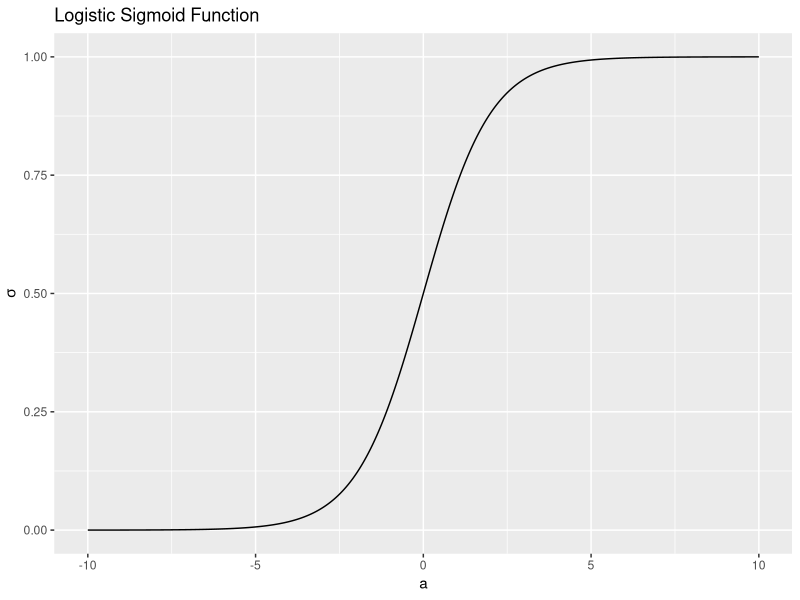
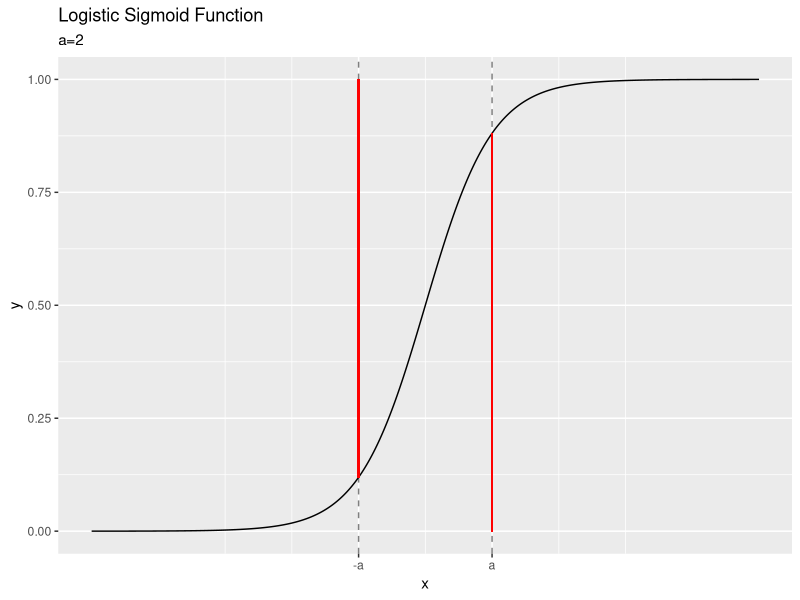
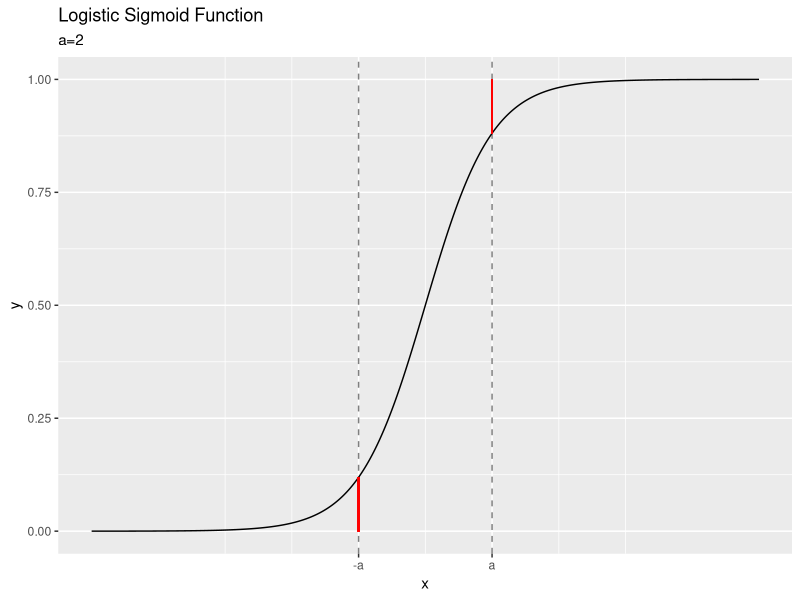
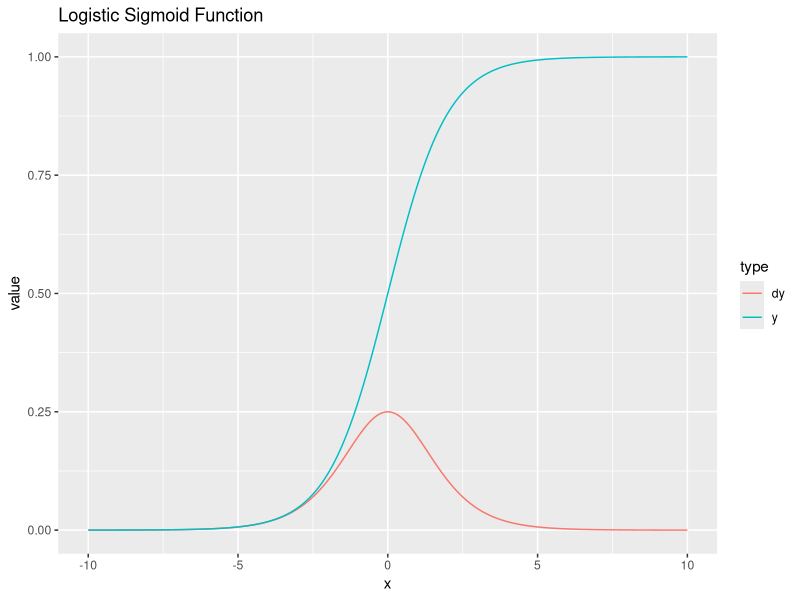
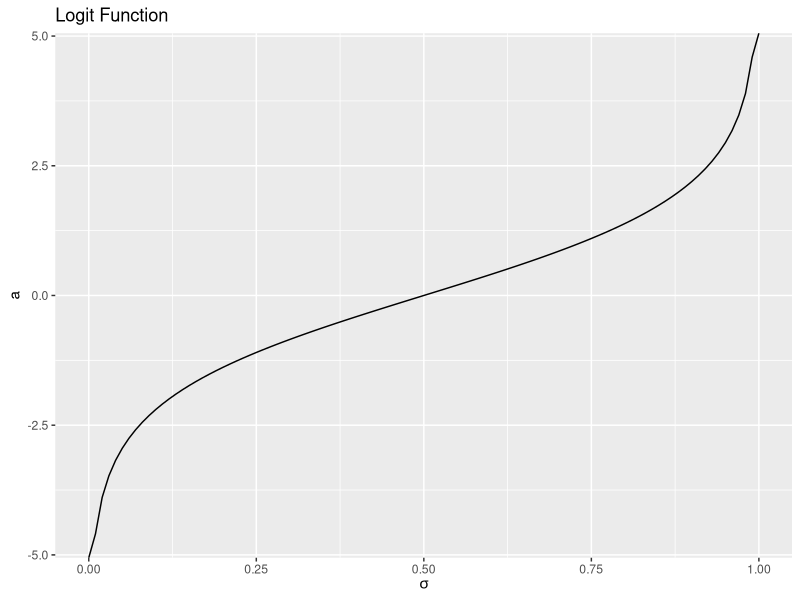

Generate these figures, in order, with R:

# ch4.2.0 ロジスティックシグモイド関数 ----------------------------------------------------------

# 4.2.0項で利用するパッケージ
library(tidyverse)


# ・ロジスティックシグモイド関数 ----------------------------------------------------------

# ロジスティックシグモイド関数を計算
sigmoid_df <- tidyr::tibble(
  a = seq(-10, 10, by = 0.05), # x軸の範囲を指定
  sigma = 1 / (1 + exp(-a))
)

# ロジスティックシグモイド関数を作図
ggplot(sigmoid_df, aes(x = a, y = sigma)) + 
  geom_line() + 
  labs(title = "Logistic Sigmoid Function", 
       y = expression(sigma))


### 対称性 -----

# シグモイド関数を作成
sigmoid <- function(a) {
  y <- 1 / (1 + exp(-a))
  return(y)
}

# 入力の値を指定
a <- 2

# 対称性をグラフで確認
ggplot(sigmoid_df, aes(x = a, y = sigma)) + 
  geom_line() + # シグモイド関数
  geom_vline(xintercept = -a, alpha = 0.5, linetype = "dashed") + # x = -aの補助線
  geom_vline(xintercept = a, alpha = 0.5, linetype = "dashed") + # x = aの補助線
  geom_linerange(x = -a, ymin = sigmoid(-a), ymax = 1, color = "red") + # 1 - σ(-a)の線分
  geom_linerange(x = a, ymin = 0, ymax = sigmoid(a), color = "red") + # σ(a)の線分
  scale_x_continuous(breaks = c(-a, a), labels = c("-a", "a")) + # x軸ラベル
  labs(title = "Logistic Sigmoid Function", 
       subtitle = paste0("a=", a), 
       x = "x", y = "y")

# 対称性をグラフで確認
ggplot(sigmoid_df, aes(x = a, y = sigma)) + 
  geom_line() + # シグモイド関数
  geom_vline(xintercept = -a, alpha = 0.5, linetype = "dashed") + # x = -aの補助線
  geom_vline(xintercept = a, alpha = 0.5, linetype = "dashed") + # x = aの補助線
  geom_linerange(x = -a, ymin = 0, ymax = sigmoid(-a), color = "red") + # σ(-a)の線分
  geom_linerange(x = a, ymin = sigmoid(a), ymax = 1, color = "red") + # 1 - σ(a)の線分
  scale_x_continuous(breaks = c(-a, a), labels = c("-a", "a")) + # x軸ラベル
  labs(title = "Logistic Sigmoid Function", 
       subtitle = paste0("a=", a), 
       x = "x", y = "y")


### 微分 -----

# ロジスティックシグモイド関数を計算
sigmoid_df <- tidyr::tibble(
  x = seq(-10, 10, by = 0.05), # 入力の範囲を指定
  y = 1 / (1 + exp(-x)), # 出力
  dy = y * (1 - y) # 微分
) %>% 
  tidyr::pivot_longer(cols = !x, names_to = "type", values_to = "value") #  縦長のデータフレームに変換

# ロジスティックシグモイド関数を作図
ggplot(sigmoid_df, aes(x = x, y = value, color = type)) + 
  geom_line() + 
  labs(title = "Logistic Sigmoid Function")


# ・ロジット関数 -----------------------------------------------------------------

# ロジット関数を計算
logit_df <- tidyr::tibble(
  sigma = seq(0, 1, by = 0.01), # 入力の範囲
  a = log(sigma / (1 - sigma))
)

# ロジット関数を作図
ggplot(logit_df, aes(x = sigma, y = a)) + 
  geom_line() + 
  labs(title = "Logit Function", 
       x = expression(sigma))


